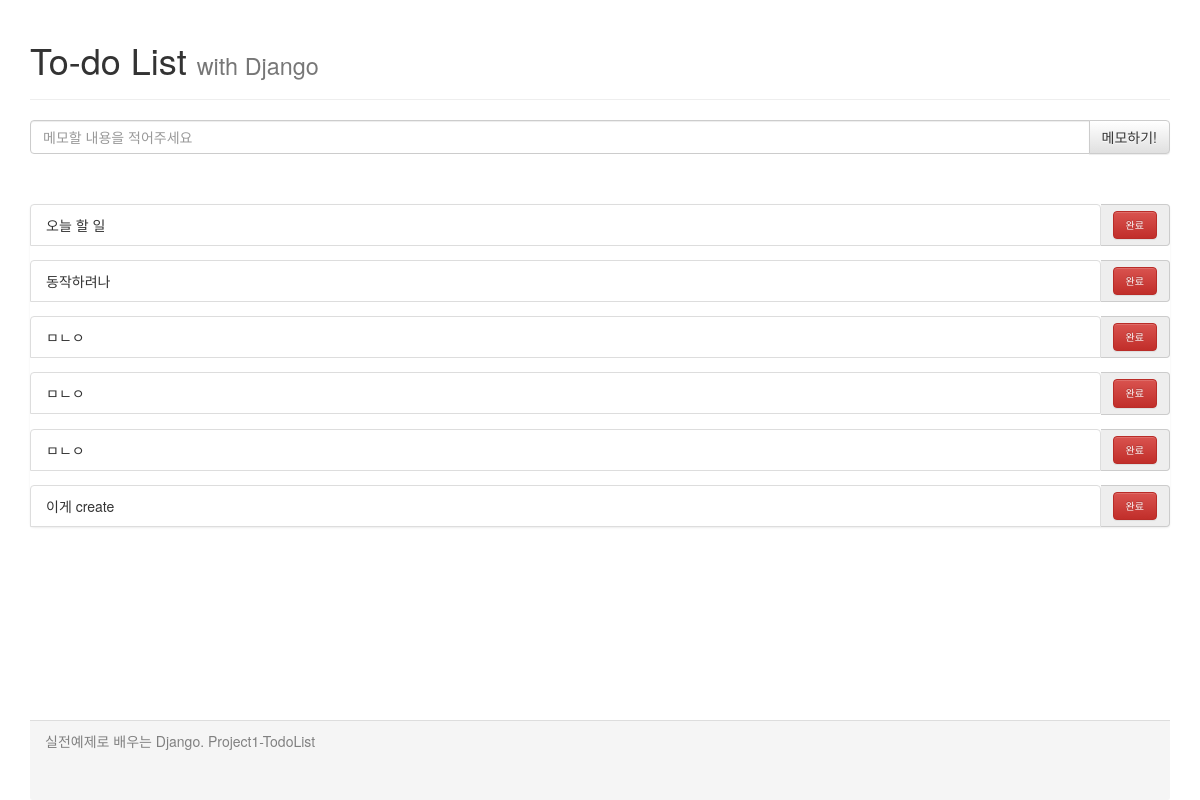
Before: / with the older database file.
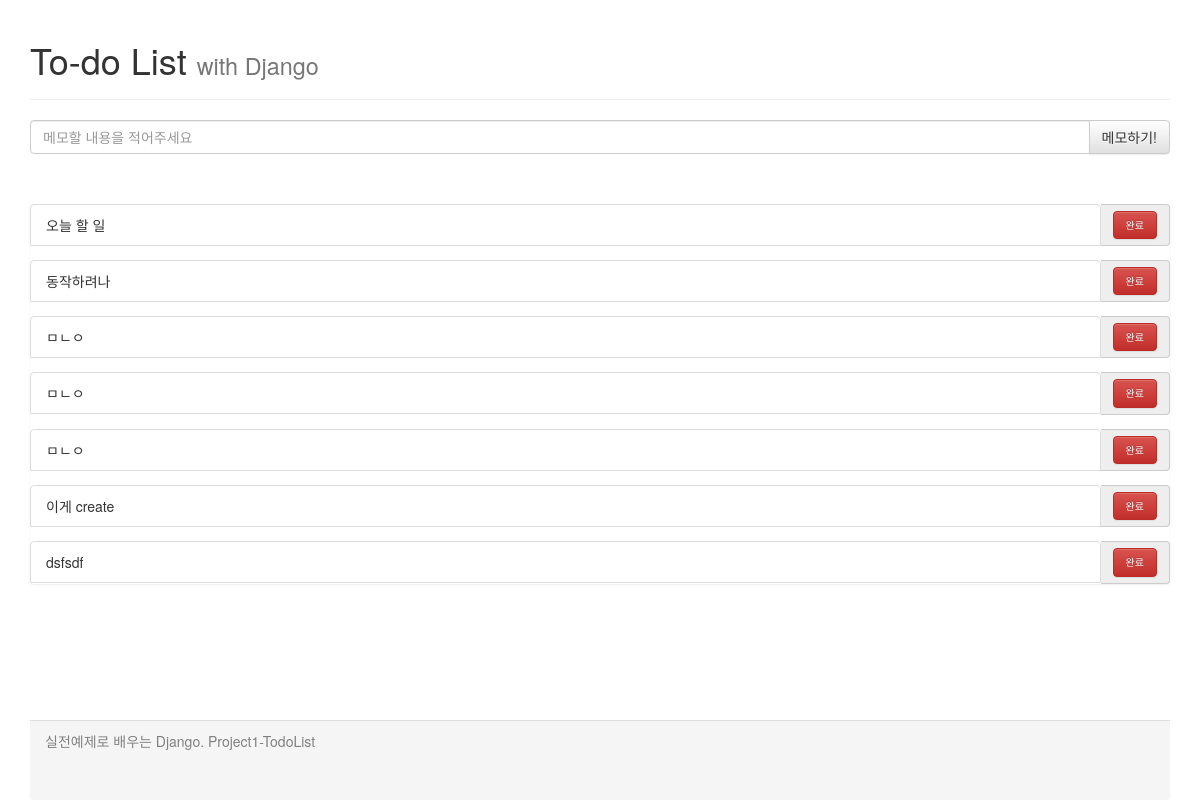
After: the same page with the newer database file.
### my_to_do_app/models.py (models this page shows)
class Todo( models.Model):
    content = models.CharField(max_length=255)

### my_to_do_app/views.py (the view)
# urls.py: path('', views.index, name = 'index'),
def index( request ):
  todos = Todo.objects.all() # 테이블 내의 모든 내용을 조회
  content = {'todos':todos}
  return render( request, 'my_to_do_app/index.html', content)

### my_to_do_app/templates/my_to_do_app/index.html (shortened to what this page needs)
<html lang="ko">
<head>
    <link rel="stylesheet" href="https://maxcdn.bootstrapcdn.com/bootstrap/3.3.2/css/bootstrap.min.css">
    <link rel="stylesheet" href="https://maxcdn.bootstrapcdn.com/bootstrap/3.3.2/css/bootstrap-theme.min.css">
</head>
<body>
    <div class="container">
        <div class="header">
            <div class="page-header">
                <h1>To-do List <small>with Django</small></h1>
            </div>
        </div>
        <div class="content">
            <div class="messageDiv">
                <form action="./createTodo/" method="POST">
                    <div class="input-group">
                        <input id="todoContent" name="todoContent" type="text" class="form-control" placeholder="메모할 내용을 적어주세요">
                        <span class="input-group-btn">
                            <button class="btn btn-default" type="submit">메모하기!</button>
                        </span>
                    </div>
                </form>
            </div>
            <div class="toDoDiv">
                <ul class="list-group">
                    {% for todo in todos %}
                    <form action="./deleteTodo/" method="GET">
                        <div class="input-group" name='todo1'>
                            <li class="list-group-item">{{ todo.content }}</li>
                            <span class="input-group-addon">
                                <button type="submit" class="custom-btn btn btn-danger">완료</button>
                            </span>
                        </div>
                    </form>
                    {% endfor %}
                </ul>
            </div>
        </div>
        <div class="panel-footer">
            실전예제로 배우는 Django. Project1-TodoList
        </div>
    </div>
</body>
</html>

Changed rows visible on the page:
added Todo: content "dsfsdf"
